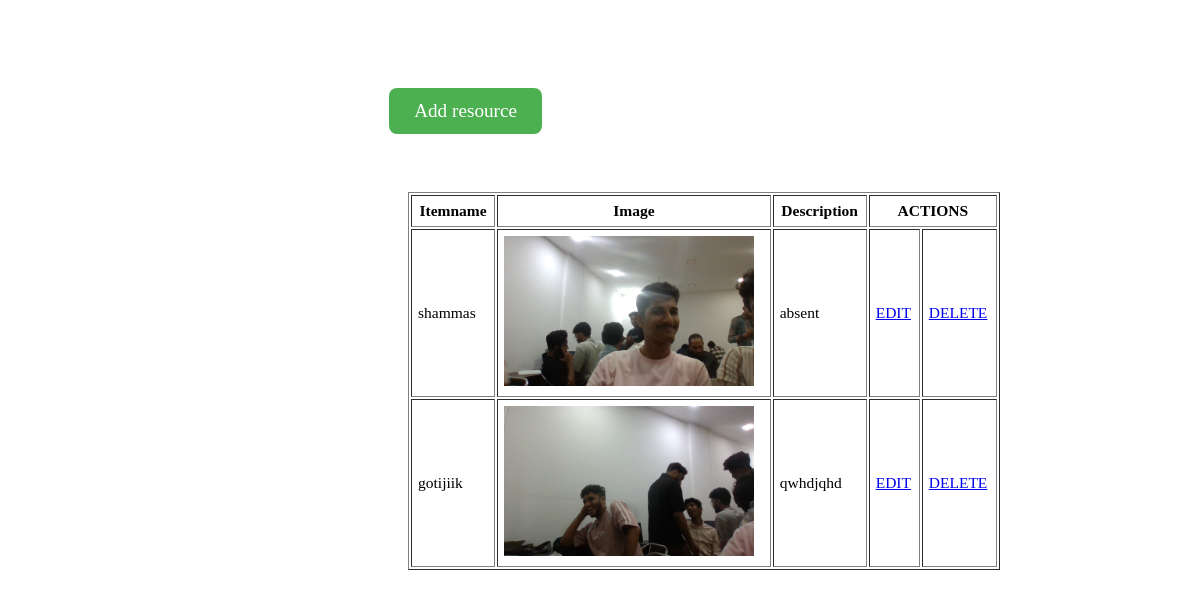
The page /resource_management on the database as committed earlier.
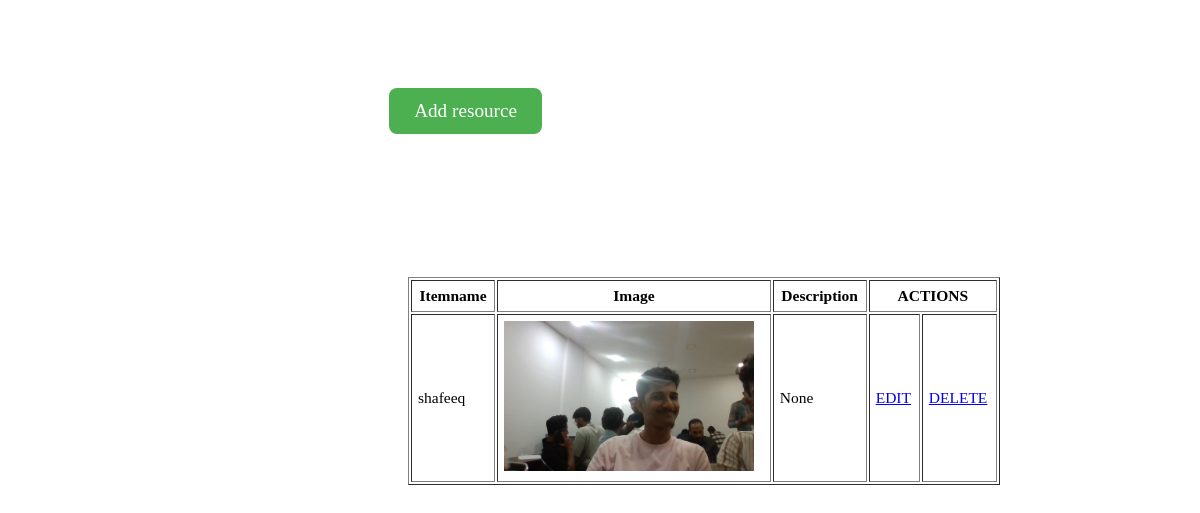
The same page on the database as committed later.
### Disaster_management_app/models.py (models this page shows)
class ResourceTable(models.Model):
    Itemname=models.CharField(max_length=50, blank=True, null=True)
    Image=models.FileField(upload_to='media',blank=True, null=True)
    Description=models.CharField(max_length=250, blank=True, null=True)

### Disaster_management_app/views.py (the view)
# urls.py: path('resource_management', resource_management.as_view(), name="resourcemanagement"),
class resource_management(View):
    def get(self,request):
     obj=ResourceTable.objects.all()
     return render(request, "Administration/resource management.html",{'obj':obj})

### templates/Administration/resource management.html (shortened to what this page needs)
<!DOCTYPE html>
<html lang="en">
<head>
    <link rel="stylesheet" href="resource management.css">
</head>
<body>
    <table border="1">
        <tr>
            <th>Itemname</th>
            <th>Image</th>
            <th>Description</th>
            <th colspan="2">ACTIONS</th>
        </tr>
        {% for i in obj %}
        <tr>
            <td>{{ i.Itemname}}</td>
            <td><img src="{{ i.Image.url }}" alt="no Image" height="150" width="250"></td>
            <td>{{ i.Description}}</td>
            <td><a href="edit_resource/{{i.id}}/">EDIT</a></td>
            <td><a href="deleteResource/{{i.id}}/">DELETE</a></td>
        </tr>
        {% endfor %}
            <div class="bt">
            <a href="/add_resource" class="top">Add resource</a></div>
    </table>
</body>
</html>

Rows that differ between the two databases and show on the page:
removed ResourceTable: Itemname "shammas", Image (picture), Description "absent"
removed ResourceTable: Itemname "gotijiik", Image (picture), Description "qwhdjqhd"
added ResourceTable: Itemname "shafeeq", Image (picture), Description "None"
